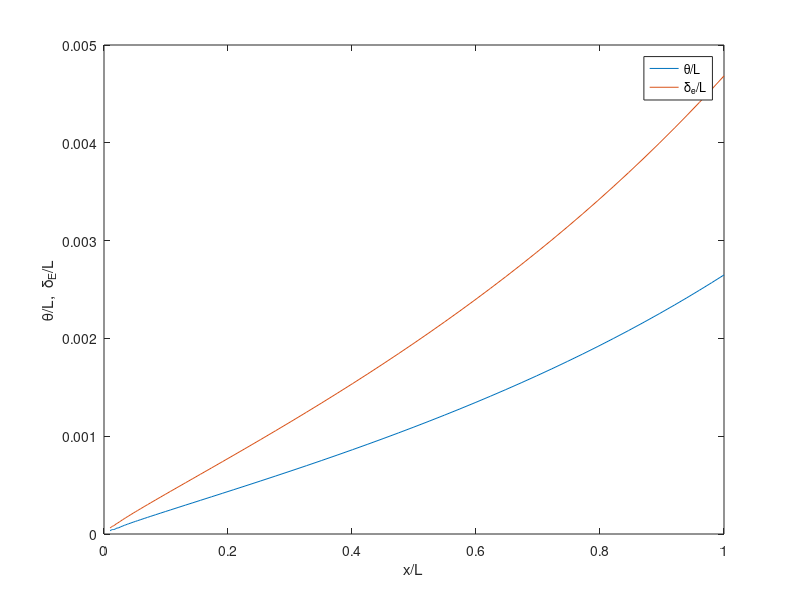
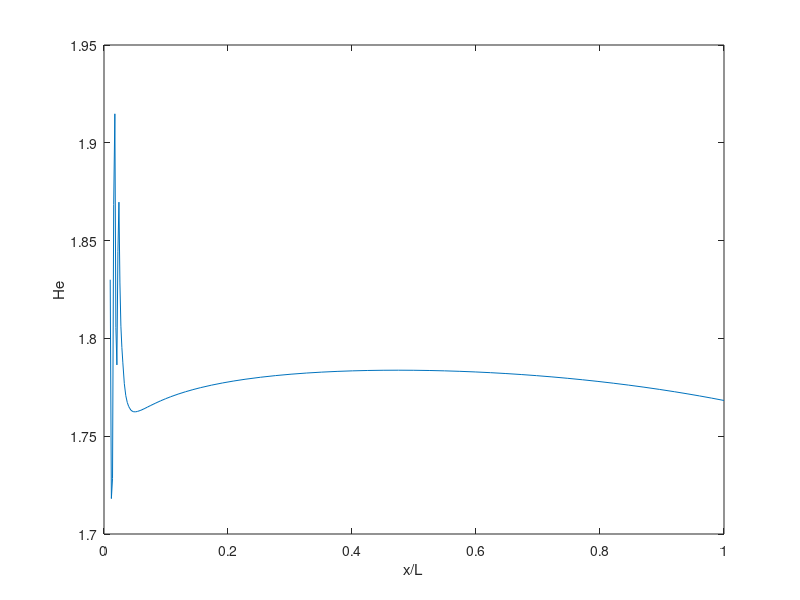

Write MATLAB code to recreate these figures, in order. (Note: this script raises an error after producing the figures.)
clear;
close all;


global re_l dudx u0

re_l = 1e7;
dudx =  -0.25;
u0 = 1;

function dthickdx = thickdash(xmx0, thick)
    global re_l dudx u0
    dthickdx = zeros(2,1);
    He = thick(2)/thick(1);
    if He>=1.46
        H =(11*He + 15)/(48*He-59);
    else
        H = 2.803;        
    end 
    ue = u0 + dudx*xmx0;
    re_thet = re_l * ue * thick(1);
    cf = 0.091416*((H-1)*re_thet)^(-0.232) * exp(-1.26*H);
    cdiss = 0.010026*((H-1)*re_thet)^(-1/6);
    dthickdx(1,1) = cf/2 - ((H+2)/ue)*dudx*thick(1);
    dthickdx(2,1) = cdiss - (3/ue)*dudx*thick(2);
end

x0 = 0.01;
thick0(1) = 0.023*x0*(re_l*x0)^(-1/6);
thick0(2) = 1.83*thick0(1);

[delx, thickhist] =ode45(@thickdash, [0, 0.99], thick0);

x=x0+delx;

all_He = thickhist(:,2) ./ thickhist(:,1);

sep_location=[];

for i = 1:length(all_He)
    if all_He(i) < 1.46 && isempty(sep_location)
        sep_location = i;
    end
end

if ~isempty(sep_location)
    disp(['Separation at x/L = ', num2str(x(sep_location), '%.4f')]);
else
    disp('No separation before x/L = 1');
end

figure;
plot(x, thickhist(:,1), 'DisplayName', '\theta/L')
hold on;
plot(x,thickhist(:,2), 'DisplayName', '\delta_e/L' )
xlabel('x/L'); ylabel('\theta/L,  \delta_E/L');
legend;

figure;
plot(x, all_He);
xlabel('x/L'); ylabel('He');

yline(1.46, '--','Separation threshold');
